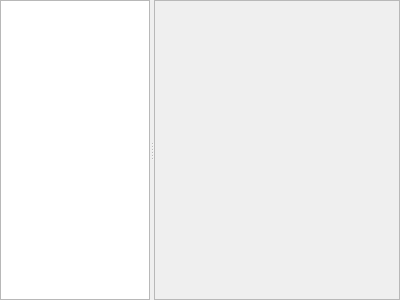
<?xml version="1.0" encoding="UTF-8"?>
<ui version="4.0">
 <class>Form</class>
 <widget class="QWidget" name="Form">
  <property name="geometry">
   <rect>
    <x>0</x>
    <y>0</y>
    <width>400</width>
    <height>300</height>
   </rect>
  </property>
  <property name="windowTitle">
   <string>Form</string>
  </property>
  <layout class="QVBoxLayout" name="verticalLayout">
   <property name="spacing">
    <number>2</number>
   </property>
   <property name="leftMargin">
    <number>0</number>
   </property>
   <property name="topMargin">
    <number>0</number>
   </property>
   <property name="rightMargin">
    <number>0</number>
   </property>
   <property name="bottomMargin">
    <number>0</number>
   </property>
   <item>
    <widget class="QSplitter" name="splitter">
     <property name="sizePolicy">
      <sizepolicy hsizetype="Expanding" vsizetype="Preferred">
       <horstretch>0</horstretch>
       <verstretch>2</verstretch>
      </sizepolicy>
     </property>
     <property name="orientation">
      <enum>Qt::Horizontal</enum>
     </property>
     <widget class="QTreeView" name="treeView">
      <property name="sizePolicy">
       <sizepolicy hsizetype="Expanding" vsizetype="Expanding">
        <horstretch>1</horstretch>
        <verstretch>0</verstretch>
       </sizepolicy>
      </property>
      <property name="maximumSize">
       <size>
        <width>150</width>
        <height>16777215</height>
       </size>
      </property>
      <property name="rootIsDecorated">
       <bool>false</bool>
      </property>
     </widget>
     <widget class="QScrollArea" name="scrollArea">
      <property name="sizePolicy">
       <sizepolicy hsizetype="Preferred" vsizetype="Preferred">
        <horstretch>0</horstretch>
        <verstretch>0</verstretch>
       </sizepolicy>
      </property>
      <property name="widgetResizable">
       <bool>true</bool>
      </property>
      <widget class="QWidget" name="scrollAreaWidgetContents">
       <property name="geometry">
        <rect>
         <x>0</x>
         <y>0</y>
         <width>243</width>
         <height>298</height>
        </rect>
       </property>
       <property name="sizePolicy">
        <sizepolicy hsizetype="Preferred" vsizetype="Preferred">
         <horstretch>0</horstretch>
         <verstretch>0</verstretch>
        </sizepolicy>
       </property>
       <layout class="QHBoxLayout" name="horizontalLayout_2">
        <property name="spacing">
         <number>2</number>
        </property>
        <property name="leftMargin">
         <number>0</number>
        </property>
        <property name="topMargin">
         <number>0</number>
        </property>
        <property name="rightMargin">
         <number>0</number>
        </property>
        <property name="bottomMargin">
         <number>0</number>
        </property>
        <item>
         <widget class="QStackedWidget" name="stackedWidget">
          <property name="sizePolicy">
           <sizepolicy hsizetype="Fixed" vsizetype="Preferred">
            <horstretch>2</horstretch>
            <verstretch>0</verstretch>
           </sizepolicy>
          </property>
         </widget>
        </item>
       </layout>
      </widget>
     </widget>
    </widget>
   </item>
  </layout>
 </widget>
 <resources/>
 <connections/>
</ui>
